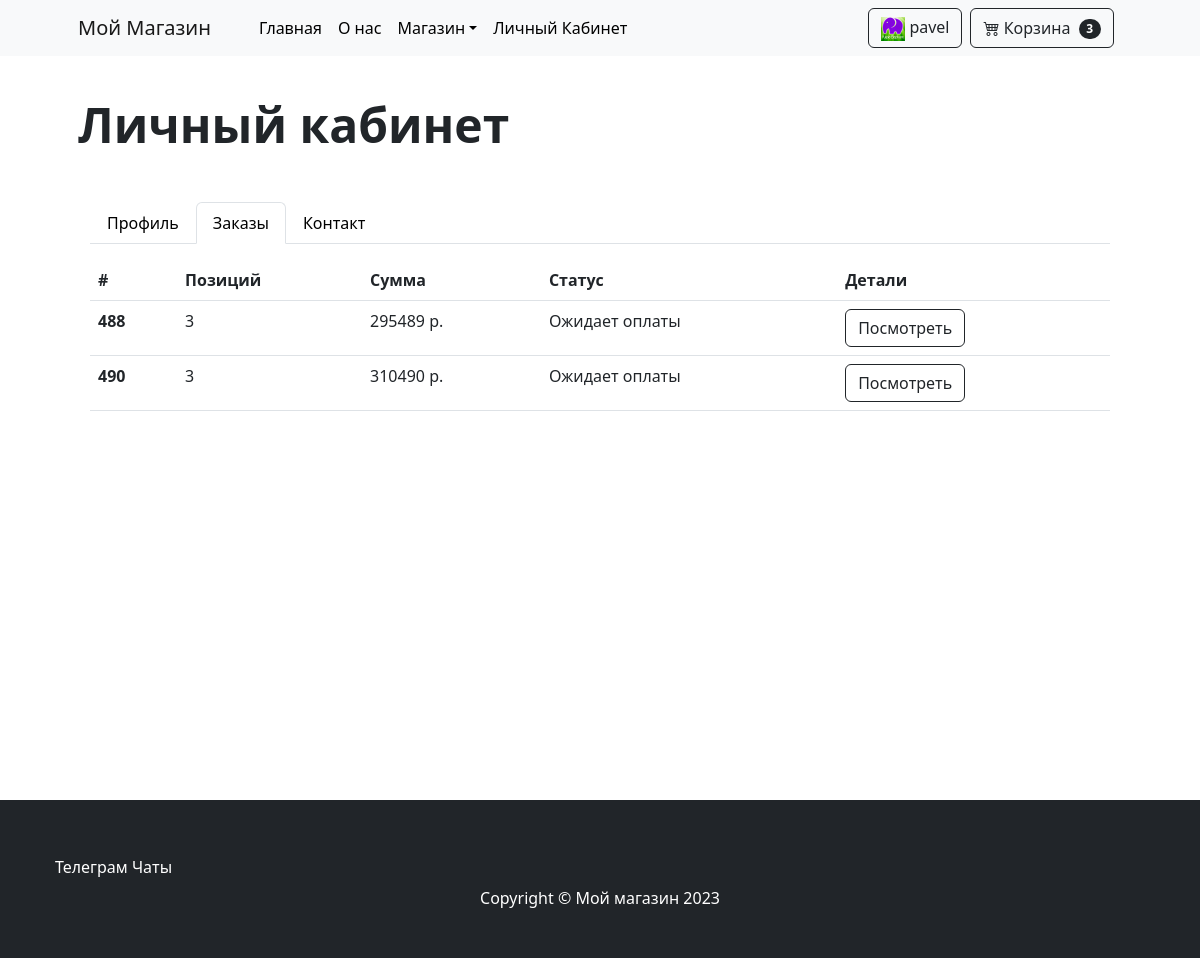
The app's page /user/account/orders (signed in), older data.
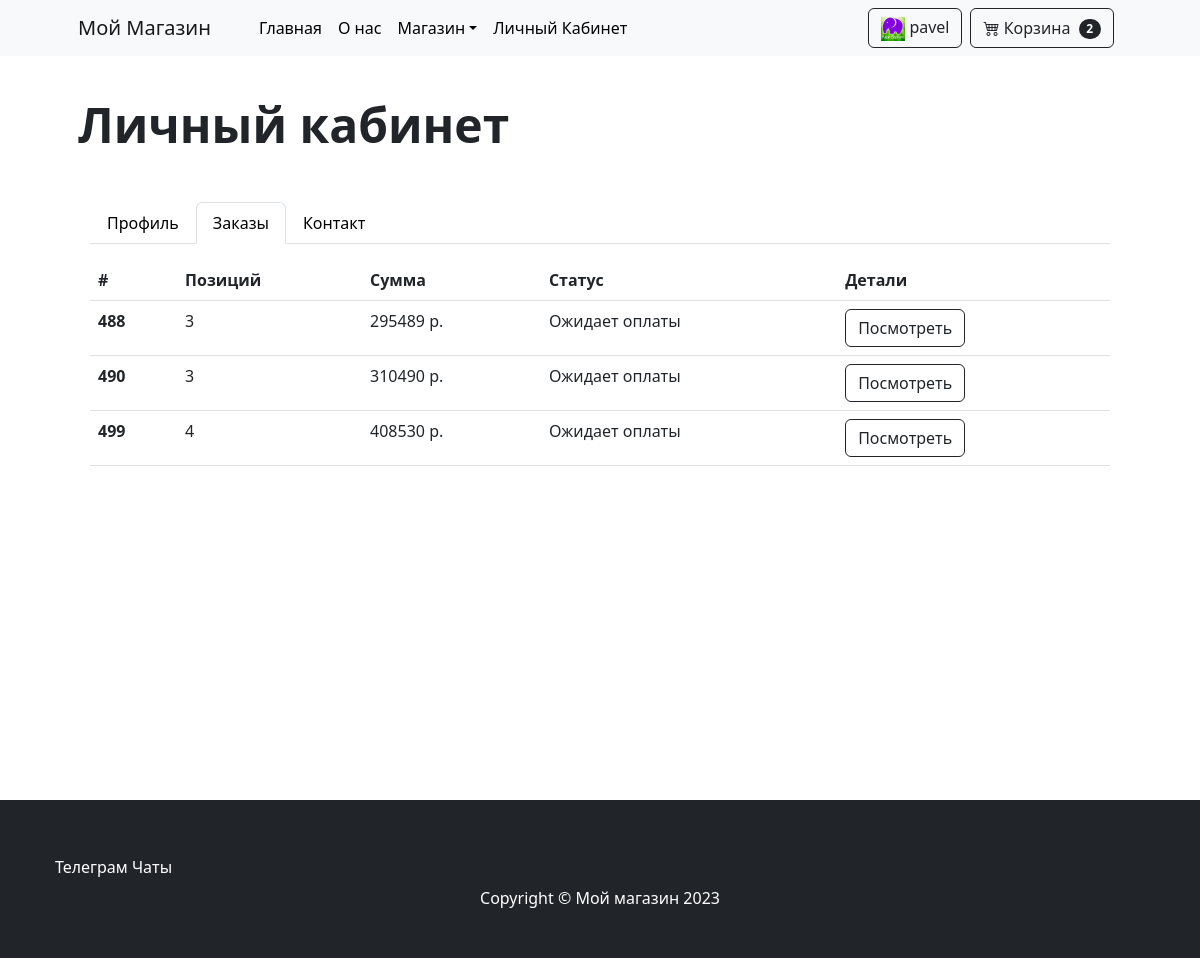
The same page, newer data.
### order/models.py (models this page shows, shortened)
class Order(models.Model):
    STATUS_CART = 1
    STATUS_WAITING_FOR_PAYMENT = 2
    STATUS_PAID = 3
    user = models.ForeignKey(User, on_delete=models.CASCADE, blank=True, null=True, default=None,
                             verbose_name='Покупатель')
    status = models.ForeignKey('OrderStatus', on_delete=models.SET_NULL, blank=True, null=True, default=None,
                               verbose_name='Статус')
    total_amount = models.DecimalField(max_digits=20, decimal_places=0, blank=True, null=True, default=0,
                                 verbose_name='Сумма')
    time_create = models.DateTimeField(auto_now_add=True, verbose_name='Создан')
    time_update = models.DateTimeField(auto_now=True, verbose_name='Обновлён')
    payment = models.ForeignKey('Payment', on_delete=models.SET_NULL, blank=True, null=True, default=None,
                                verbose_name='Платёж')
    comment = models.TextField(blank=True, verbose_name='Комментарий')
    session_key = models.CharField(max_length=100, blank=True, null=True, default=None,
                                   verbose_name='Ключ сессии')
    class Meta:
        verbose_name = 'Заказ'
        verbose_name_plural = 'Заказы'
    def get_absolute_url(self):
        return reverse('order-details', kwargs={'pk': self.pk})

class OrderStatus(models.Model):
    name = models.CharField(max_length=50, unique=True, verbose_name='Название')
    description = models.TextField(blank=True, verbose_name='Описание')
    class Meta:
        verbose_name = 'Статус заказа'
        verbose_name_plural = 'Статусы заказа'

### useraccount/views.py (the view)
# urls.py: path('account/orders', UserOrdersListView.as_view(), name='user-account-orders'),
class UserOrdersListView(ListView):
    model = Order
    template_name = 'user_account_orders.html'
    context_object_name = 'orders'
    def get_queryset(self):
        queryset = super().get_queryset()
        user = self.request.user
        return queryset.filter(user=user,status=Order.STATUS_WAITING_FOR_PAYMENT,total_amount__gt=0)

### order/context_processors.py (called while the page is built)
def cart(request):
    if request.user.is_authenticated:
        user = request.user
        cart, _ = Order.objects.get_or_create(user=user, status_id=Order.STATUS_CART)
    else:
        session_key = request.session.session_key
        if not session_key:
            request.session.cycle_key()
            session_key = request.session.session_key
        cart, _ = Order.objects.get_or_create(session_key=session_key, status_id=Order.STATUS_CART)
    cart_count = cart.productinorder_set.count()
    cart_total_amount = cart.total_amount
    cart_id = cart.id
    request.session['cart_id'] = cart_id
    return {
        'cart': cart,
        'cart_id': cart_id,
        'cart_count': cart_count,
        'cart_total_amount': cart_total_amount
    }

### shop/models.py (called while the page is built)
    def get_absolute_url(self):
        return reverse('category', kwargs={'slug': self.slug})

### shop/templatetags/base_tags.py (called while the page is built)
@register.simple_tag
def get_categories():
    categories = cache.get('categories')
    if not categories:
        categories = Category.objects.all()
        cache.set('categories', categories)
    return categories

### templates/user_account_orders.html (shortened to what this page needs)
{% extends 'base.html' %}
{% load static %}
{% block content %}
<section class="py-5">
    <div class="container px-5 px-lg-12 my-5">
        <div>
            <h1 class="display-5 fw-bolder">Личный кабинет</h1>
            <div class="container mt-5">
                <nav>
                    <div class="nav nav-tabs" id="nav-tab" role="tablist">
                        <button class="nav-link" id="nav-user-profile-tab" data-bs-toggle="tab"
                                data-bs-target="#nav-user-profile" type="button" role="tab"
                                aria-controls="nav-user-profile"
                                aria-selected="true"
                                onclick="location.href='{% url 'user-account' %}'">Профиль
                        </button>
                        <button class="nav-link  active" id="nav-orders-tab" data-bs-toggle="tab"
                                data-bs-target="#nav-orders"
                                type="button" role="tab" aria-controls="nav-orders" aria-selected="false"
                                onclick="location.href='{% url 'user-account-orders' %}'">Заказы
                        </button>
                        <button class="nav-link" id="nav-contact-tab" data-bs-toggle="tab" data-bs-target="#nav-contact"
                                type="button" role="tab" aria-controls="nav-contact" aria-selected="false">Контакт
                        </button>
                    </div>
                </nav>
                <div class="tab-content" id="nav-tabContent">
                    <div class="tab-pane mt-3 fade show active" id="nav-orders" role="tabpanel"
                         aria-labelledby="nav-orders-tab">
                        <table class="table">
                            <thead>
                            <tr>
                                <th scope="col">#</th>
                                <th scope="col">Позиций</th>
                                <th scope="col">Сумма</th>
                                <th scope="col">Статус</th>
                                <th scope="col">Детали</th>
                            </tr>
                            </thead>
                            <tbody>
                            {% for order in orders %}
                            <tr>
                                <th scope="row">{{order.id}}</th>
                                <td>{{order.productinorder_set.count}}</td>
                                <td>{{order.total_amount}} р.</td>
                                <td>{{order.status.name}}</td>
                                <td><a class="btn btn-outline-dark" href="{{order.get_absolute_url}}">Посмотреть</a></td>
                            </tr>
                            {% endfor %}
                            </tbody>
                        </table>
                    </div>
                </div>
            </div>
        </div>
    </div>
</section>
{% endblock content %}

### templates/navbar.html (shortened to what this page needs)
{% load static %}
{% load base_tags %}
{% load socialaccount %}
{% load account %}
<nav class="navbar navbar-expand-lg navbar-light bg-light fixed-top">
    <div class="container px-4 px-lg-5">
        <a class="navbar-brand" href="{% url 'index' %}">Мой Магазин</a>
        <div class="collapse navbar-collapse" id="navbarSupportedContent">
            <ul class="navbar-nav me-auto mb-2 mb-lg-0 ms-lg-4">
                <li class="nav-item"><a class="nav-link active" aria-current="page" href="{% url 'index' %}">Главная</a>
                </li>
                <li class="nav-item"><a class="nav-link" href="#!">О нас</a></li>
                <li class="nav-item dropdown">
                    <a class="nav-link dropdown-toggle active" id="navbarDropdown" href="#" role="button"
                       data-bs-toggle="dropdown" aria-expanded="false">Магазин</a>
                </li>
                {% if user.is_authenticated %}
                <li class="nav-item"><a class="nav-link active" aria-current="page" href="{% url 'user-account' %}">Личный
                    Кабинет</a></li>
                {% else %}
                <li class="nav-item"><a class="nav-link active" aria-current="page" href="" data-bs-toggle="modal"
                                        data-bs-target="#LoginModal">Личный
                    Кабинет</a></li>
                {% endif %}
            </ul>
            <div class="d-flex nav-link">
                {% if user.is_authenticated %}
                <button class="btn btn-outline-dark me-2" type="button" id="profile-button"
                        onclick="location.href='{% url 'user-account' %}'">
                    <div class="">
                        <img class="img-flex" src="{{ user.profile.image.url }}" style="width: 24px; height: 24px;">
                        {{ user.username}}
                    </div>
                </button>
                {% endif %}
                <button class="btn btn-outline-dark me-2" type="button" id="cart-button"
                        onclick="location.href='{% url 'cart-view' %}'">
                    <i class="bi bi-cart4"></i>
                    Корзина
                    <span class="badge bg-dark text-white ms-1 rounded-pill" id="cart-count">{{ cart_count }}</span>
                </button>
            </div>
        </div>
    </div>
</nav>

Row changes from the older to the newer data that the page shows:
now on this page (row edited): Order: id "499", productinorder_set.count "4", total_amount "408530", status.name "Ожидает оплаты"
Text that changed along with them:
{{ cart_count }}: "3" → "2"
